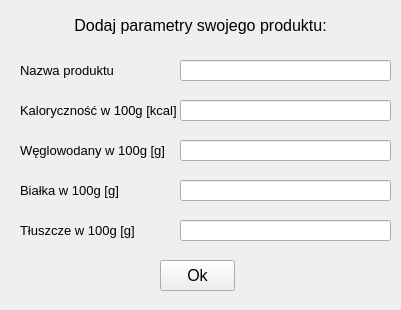
<?xml version="1.0" encoding="UTF-8"?>
<ui version="4.0">
 <class>Form</class>
 <widget class="QWidget" name="Form">
  <property name="geometry">
   <rect>
    <x>0</x>
    <y>0</y>
    <width>401</width>
    <height>310</height>
   </rect>
  </property>
  <property name="windowTitle">
   <string>Form</string>
  </property>
  <widget class="QLabel" name="label">
   <property name="geometry">
    <rect>
     <x>60</x>
     <y>10</y>
     <width>281</width>
     <height>31</height>
    </rect>
   </property>
   <property name="font">
    <font>
     <pointsize>12</pointsize>
    </font>
   </property>
   <property name="text">
    <string>Dodaj parametry swojego produktu:</string>
   </property>
   <property name="alignment">
    <set>Qt::AlignCenter</set>
   </property>
  </widget>
  <widget class="QLineEdit" name="lineEdit">
   <property name="geometry">
    <rect>
     <x>180</x>
     <y>60</y>
     <width>211</width>
     <height>21</height>
    </rect>
   </property>
  </widget>
  <widget class="QLineEdit" name="lineEdit_2">
   <property name="geometry">
    <rect>
     <x>180</x>
     <y>100</y>
     <width>211</width>
     <height>21</height>
    </rect>
   </property>
  </widget>
  <widget class="QLabel" name="label_2">
   <property name="geometry">
    <rect>
     <x>20</x>
     <y>60</y>
     <width>141</width>
     <height>21</height>
    </rect>
   </property>
   <property name="font">
    <font>
     <pointsize>10</pointsize>
    </font>
   </property>
   <property name="text">
    <string>Nazwa produktu</string>
   </property>
  </widget>
  <widget class="QLabel" name="label_3">
   <property name="geometry">
    <rect>
     <x>20</x>
     <y>100</y>
     <width>171</width>
     <height>21</height>
    </rect>
   </property>
   <property name="font">
    <font>
     <pointsize>10</pointsize>
    </font>
   </property>
   <property name="text">
    <string>Kaloryczność w 100g [kcal]</string>
   </property>
  </widget>
  <widget class="QLabel" name="label_4">
   <property name="geometry">
    <rect>
     <x>20</x>
     <y>140</y>
     <width>171</width>
     <height>21</height>
    </rect>
   </property>
   <property name="font">
    <font>
     <pointsize>10</pointsize>
    </font>
   </property>
   <property name="text">
    <string>Węglowodany w 100g [g]</string>
   </property>
  </widget>
  <widget class="QLineEdit" name="lineEdit_3">
   <property name="geometry">
    <rect>
     <x>180</x>
     <y>140</y>
     <width>211</width>
     <height>21</height>
    </rect>
   </property>
  </widget>
  <widget class="QLabel" name="label_5">
   <property name="geometry">
    <rect>
     <x>20</x>
     <y>180</y>
     <width>171</width>
     <height>21</height>
    </rect>
   </property>
   <property name="font">
    <font>
     <pointsize>10</pointsize>
    </font>
   </property>
   <property name="text">
    <string>Białka w 100g [g]</string>
   </property>
  </widget>
  <widget class="QLineEdit" name="lineEdit_4">
   <property name="geometry">
    <rect>
     <x>180</x>
     <y>180</y>
     <width>211</width>
     <height>21</height>
    </rect>
   </property>
  </widget>
  <widget class="QLabel" name="label_6">
   <property name="geometry">
    <rect>
     <x>20</x>
     <y>220</y>
     <width>171</width>
     <height>21</height>
    </rect>
   </property>
   <property name="font">
    <font>
     <pointsize>10</pointsize>
    </font>
   </property>
   <property name="text">
    <string>Tłuszcze w 100g [g]</string>
   </property>
  </widget>
  <widget class="QLineEdit" name="lineEdit_5">
   <property name="geometry">
    <rect>
     <x>180</x>
     <y>220</y>
     <width>211</width>
     <height>21</height>
    </rect>
   </property>
  </widget>
  <widget class="QPushButton" name="pushButton">
   <property name="geometry">
    <rect>
     <x>160</x>
     <y>260</y>
     <width>75</width>
     <height>31</height>
    </rect>
   </property>
   <property name="font">
    <font>
     <pointsize>12</pointsize>
    </font>
   </property>
   <property name="text">
    <string>Ok</string>
   </property>
  </widget>
 </widget>
 <resources/>
 <connections/>
</ui>
